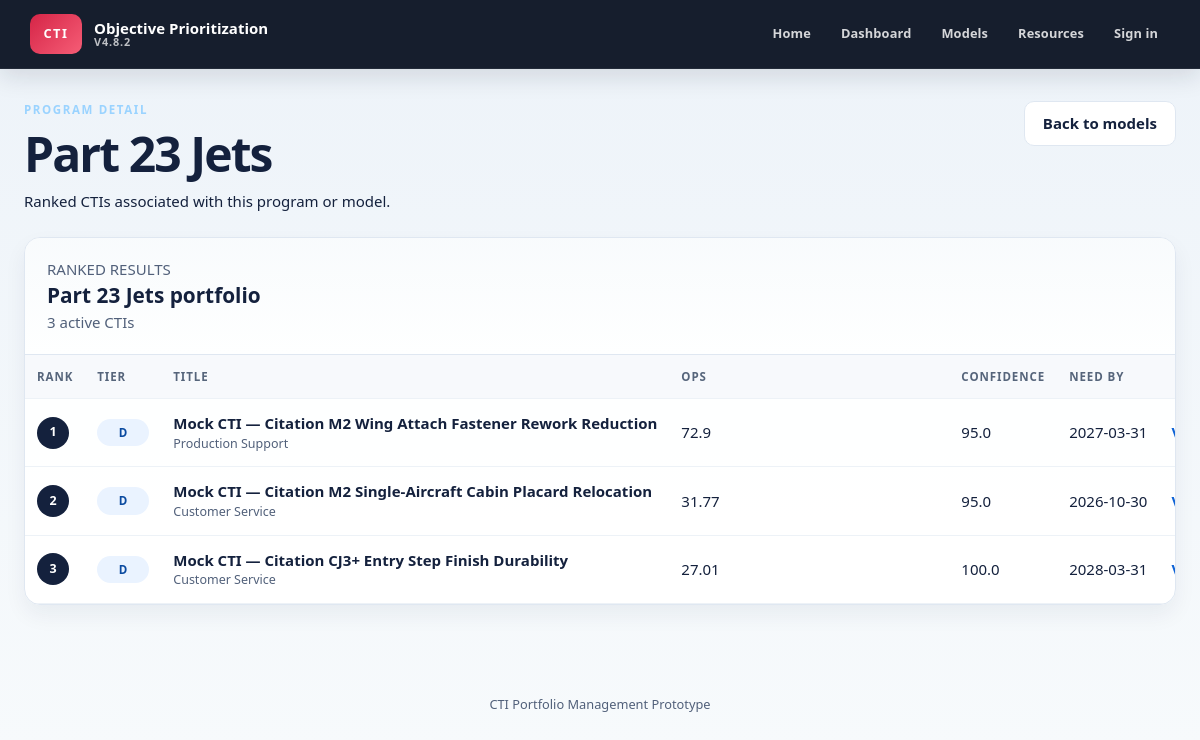
Screenshot of /models/Part 23 Jets with the database file from the repository.
### tables this page shows
CREATE TABLE cti_projects (
    id INTEGER PRIMARY KEY AUTOINCREMENT,
    external_id TEXT,
    title TEXT NOT NULL,
    program TEXT,
    driver TEXT,
    phase TEXT,
    qualification TEXT NOT NULL DEFAULT 'D',
    status TEXT NOT NULL DEFAULT 'Active',
    ops REAL,
    confidence REAL,
    urgency REAL,
    operational REAL,
    customer_fleet REAL,
    financial REAL,
    breadth REAL,
    readiness REAL,
    need_by TEXT,
    target_date TEXT,
    engineering_hours REAL,
    five_year_npv REAL,
    functions_involved REAL,
    aog_events REAL,
    prevented_deliveries REAL,
    delivery_delays REAL,
    line_interruptions REAL,
    repeat_rework REAL,
    affected_fleet_pct REAL,
    evidence_count INTEGER NOT NULL DEFAULT 0,
    milestone_count INTEGER NOT NULL DEFAULT 0,
    problem_statement TEXT,
    business_case TEXT,
    source_file TEXT,
    source_type TEXT,
    template_version TEXT,
    warnings_json TEXT NOT NULL DEFAULT '[]',
    raw_data_json TEXT NOT NULL DEFAULT '{}',
    scoring_json TEXT NOT NULL DEFAULT '{}',
    confidence_json TEXT NOT NULL DEFAULT '{}',
    archived INTEGER NOT NULL DEFAULT 0,
    created_utc TEXT NOT NULL DEFAULT CURRENT_TIMESTAMP,
    modified_utc TEXT NOT NULL DEFAULT CURRENT_TIMESTAMP
, lifecycle_phase TEXT NOT NULL DEFAULT 'Phase 1', extraction_json TEXT NOT NULL DEFAULT '{}', scope_change TEXT, scoring_model_version TEXT, scored_utc TEXT);

### phase2/routes.py (the view)
@phase2_bp.get(
    "/models/<program>"
)
def model_view(
    program
):
    return render_template(
        "phase2/model.html",
        program=program,
        projects=projects_by_model(program)
    )

### phase2/database.py (called while the page is built)
def database_path(app=None):
    app = app or current_app
    configured = app.config.get('CTI_DATABASE')
    path = Path(configured) if configured else Path(app.instance_path) / 'cti.db'
    path.parent.mkdir(parents=True, exist_ok=True)
    return path

def connect(app=None):
    conn = sqlite3.connect(database_path(app))
    conn.row_factory = sqlite3.Row
    conn.execute('PRAGMA foreign_keys = ON')
    conn.execute('PRAGMA journal_mode = WAL')
    return conn

@contextmanager
def connection(app=None):
    conn = connect(app)
    try:
        yield conn
        conn.commit()
    except Exception:
        conn.rollback()
        raise
    finally:
        conn.close()

def projects_by_model(program):
    with connection() as conn:
        rows = conn.execute(
            """
            SELECT *
            FROM cti_projects
            WHERE archived = 0
              AND TRIM(program) = TRIM(?)
            ORDER BY id DESC
            """,
            (program,),
        ).fetchall()
        return [dict(row) for row in rows]

### phase2/templates/phase2/model.html (shortened to what this page needs)
{% extends "base.html" %}
{% block content %}
<section class="page-heading">
    <div>
        <p class="eyebrow">PROGRAM DETAIL</p>
        <h1>{{ program }}</h1>
        <p>Ranked CTIs associated with this program or model.</p>
    </div>
    <a class="button button-secondary" href="{{ url_for('phase2.models') }}">Back to models</a>
</section>
<section class="panel table-panel">
    <div class="table-toolbar">
        <div>
            <p class="eyebrow">RANKED RESULTS</p>
            <h2>{{ program }} portfolio</h2>
            <p>{{ projects|length }} active CTI{% if projects|length != 1 %}s{% endif %}</p>
        </div>
    </div>
    <div class="table-wrap">
        <table class="portfolio-table">
            <thead>
                <tr>
                    <th>Rank</th>
                    <th>Tier</th>
                    <th>Title</th>
                    <th>OPS</th>
                    <th>Confidence</th>
                    <th>Need By</th>
                    <th></th>
                </tr>
            </thead>
            <tbody>
                {% for project in projects %}
                <tr>
                    <td><span class="rank-badge">{{ loop.index }}</span></td>
                    <td>
                        <span class="tier tier-{{ project.qualification|default('d', true)|lower|replace(' ', '-') }}">
                            {{ project.qualification|default('D', true) }}
                        </span>
                    </td>
                    <td>
                        <strong>{{ project.title|default('Untitled CTI', true) }}</strong>
                        <small>{{ project.driver|default('', true) }}</small>
                    </td>
                    <td>{{ project.ops if project.ops is not none else '—' }}</td>
                    <td>{{ project.confidence if project.confidence is not none else '—' }}</td>
                    <td>{{ project.need_by|default('Missing', true) }}</td>
                    <td>
                        <a class="table-link" href="{{ url_for('phase2.project', project_id=project.id) }}">View</a>
                    </td>
                </tr>
                {% else %}
                <tr>
                    <td class="empty-state" colspan="7">No CTIs are associated with this program.</td>
                </tr>
                {% endfor %}
            </tbody>
        </table>
    </div>
</section>
{% endblock %}

### static/style.css (style rules this page uses)
* { box-sizing: border-box; }
html { scroll-behavior: smooth; }
body { margin: 0; background: linear-gradient(180deg, #edf3f9 0%, #f7fafc 100%); color: var(--ink); font: 15px/1.5 "Segoe UI", Arial, sans-serif; }
a { color: inherit; }
.hero, .page-heading { display: flex; align-items: flex-start; justify-content: space-between; gap: 24px; margin-bottom: 24px; }
.hero .eyebrow, .page-heading .eyebrow { margin-bottom: 10px; color: #9ad3ff; font-size: 0.72rem; font-weight: 800; letter-spacing: 0.14em; text-transform: uppercase; }
.hero h1, .page-heading h1 { margin: 0 0 10px; line-height: 1.08; letter-spacing: -0.04em; }
.page-heading h1 { font-size: clamp(2rem, 4vw, 3rem); }
.hero p, .page-heading p { margin: 0; }
h1, h2, h3, h4, p { margin-top: 0; }
h2 { font-size: 1.3rem; margin-bottom: 12px; }
.button { display: inline-flex; align-items: center; justify-content: center; min-height: 44px; padding: 10px 18px; border: 1px solid transparent; border-radius: 10px; text-decoration: none; font-weight: 800; cursor: pointer; transition: transform var(--transition), box-shadow var(--transition), background var(--transition); }
.button-secondary { background: var(--surface-strong); border-color: var(--line); color: var(--ink); }
.panel, .upload-panel { padding: 22px 20px; background: rgba(255,255,255,0.96); border: 1px solid var(--line); border-radius: var(--radius-lg); box-shadow: var(--shadow-soft); }
.table-panel { padding: 0; overflow: hidden; }
.table-toolbar { display: flex; align-items: center; justify-content: space-between; padding: 20px 22px; border-bottom: 1px solid var(--line); background: linear-gradient(180deg, rgba(247,250,252,0.8) 0%, rgba(255,255,255,0) 100%); }
.table-toolbar h2, .table-toolbar p { margin: 0; }
.table-toolbar p { color: var(--ink-soft); }
.table-wrap { overflow: auto; }
.portfolio-table { width: 100%; border-collapse: collapse; }
.portfolio-table th, .portfolio-table td { padding: 13px 12px; border-bottom: 1px solid #edf2f7; text-align: left; white-space: nowrap; }
.portfolio-table th { background: #f7f9fc; color: #56657b; font-size: 0.72rem; font-weight: 800; letter-spacing: 0.08em; text-transform: uppercase; }
.portfolio-table td:nth-child(4) { min-width: 280px; white-space: normal; }
.portfolio-table td strong, .portfolio-table td small { display: block; }
.portfolio-table td small { color: var(--ink-soft); }
.table-link { font-weight: 800; color: var(--primary); text-decoration: none; }
.tier { display: inline-block; min-width: 52px; padding: 5px 10px; border-radius: 999px; font-size: 0.72rem; font-weight: 900; letter-spacing: 0.04em; text-align: center; }
.tier-d { background: var(--primary-soft); color: #0a4aa0; }
.rank-badge { display: inline-grid; width: 32px; height: 32px; place-items: center; border-radius: 50%; background: var(--ink); color: #fff; font-size: 0.78rem; font-weight: 900; }

### rows the page displays
cti_projects: qualification "D", title "Mock CTI — Citation M2 Wing Attach Fastener Rework Reduction", driver "Production Support", ops "72.9", confidence "95.0", need_by "2027-03-31"
cti_projects: qualification "D", title "Mock CTI — Citation M2 Single-Aircraft Cabin Placard Relocation", driver "Customer Service", ops "31.77", confidence "95.0", need_by "2026-10-30"
cti_projects: qualification "D", title "Mock CTI — Citation CJ3+ Entry Step Finish Durability", driver "Customer Service", ops "27.01", confidence "100.0", need_by "2028-03-31"

### other values shown
{{ program }} "Part 23 Jets"
{{ projects|length }} "3"
